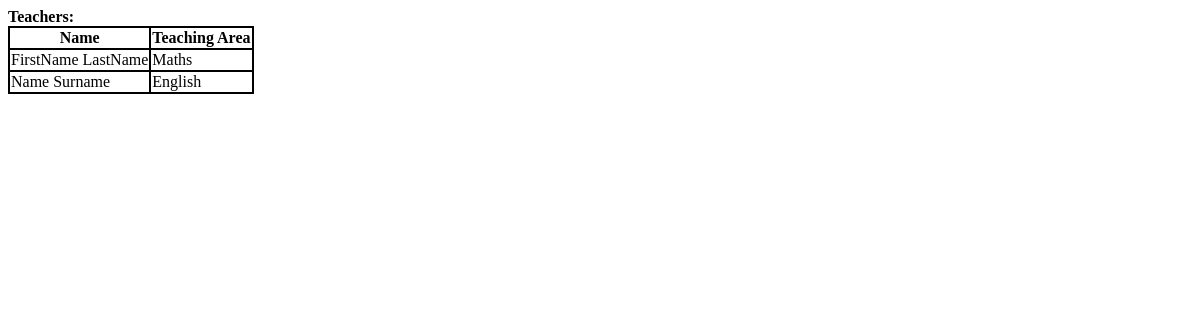
Before: /teachers/ with the older database file.
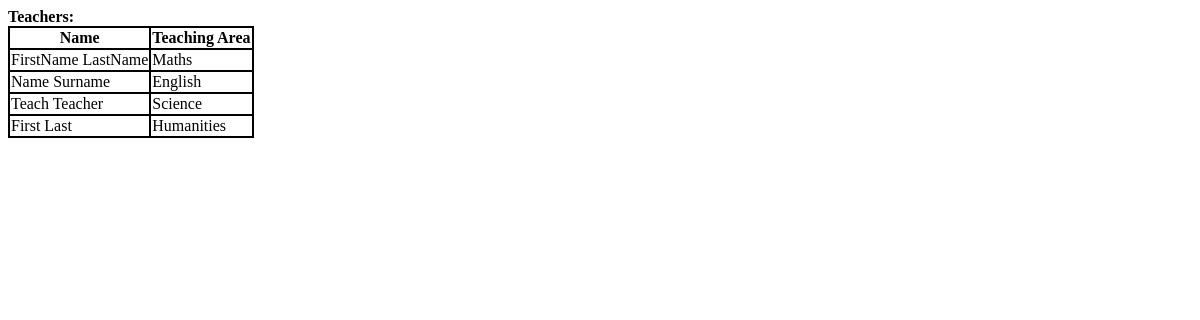
After: the same page with the newer database file.
### MyApp1/models.py (models this page shows)
class teacher(models.Model):
    Name = models.CharField(max_length=30)
    Area = models.CharField(max_length=30)

### MyApp1/views.py (the view)
# urls.py: path('teachers/', MyApp1.views.teachers, name='teachers'),
def teachers(request):
    teach = teacher.objects.all()
    return render(
        request,"MyApp1/teachers.html", {'content': teach}
        )

### MyApp1/templates/MyApp1/teachers.html (shortened to what this page needs)
<html>
<head>
</head>
<body>
    <strong>
        Teachers:
    </strong>
    {% if content %}
    <table>
        <tr>
            <th>Name</th>
            <th>Teaching Area</th>
        </tr>
        {% for teach in content %}
        <tr>
            <td>{{teach.Name}}</td>
            <td>{{teach.Area}}</td>
        </tr>
        {% endfor %}
    </table>
    {% else %}
    <strong>No data!</strong>
    {% endif %}
</body>
</html>

Changed rows visible on the page:
added teacher: Name "Teach Teacher", Area "Science"
added teacher: Name "First Last", Area "Humanities"
